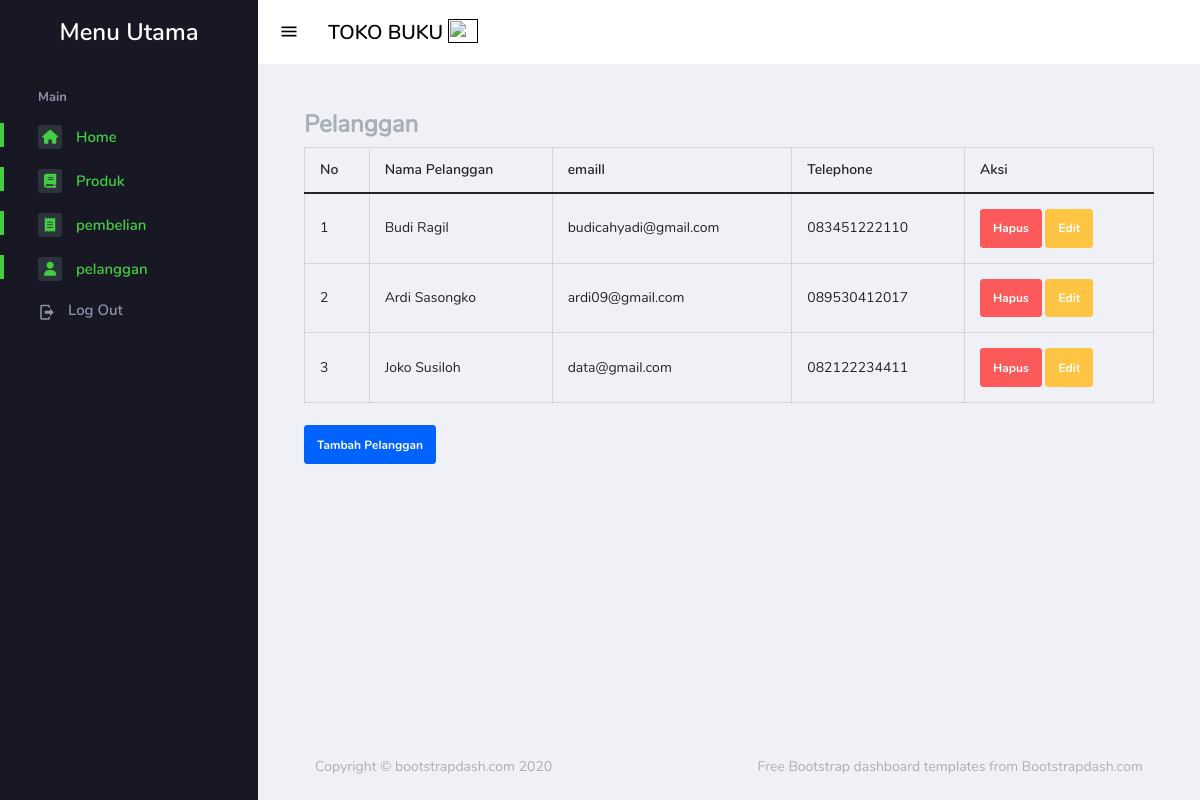
Page /admin/index.php?halaman=pelanggan (signed in) on the committed database.
### tables this page shows
CREATE TABLE `pelanggan` (
  `id_pelanggan` int(11) NOT NULL,
  `email_pelanggan` varchar(100) NOT NULL,
  `password_pelanggan` varchar(50) NOT NULL,
  `nama_pelanggan` varchar(100) NOT NULL,
  `telepon_pelanggan` varchar(25) NOT NULL
);

### admin/pelanggan.php (the view)
<h2>Pelanggan</h2>
<table class="table table-bordered">
	<thead>
		<tr>
			<th>No</th>
			<th>Nama Pelanggan</th>
			<th>emaill</th>
			<th>Telephone</th>
			<th>Aksi</th>
		</tr>
	</thead>
	<tbody>
		<?php $data = $conn-> query("SELECT*FROM pelanggan");?>
		<?php $no=1; ?>
		<?php while($isi= mysqli_fetch_assoc($data)){ ?>
		<tr>
			<td><?php echo $no; ?></td>
			<td><?php echo $isi['nama_pelanggan']; ?></td>
			<td><?php echo $isi['email_pelanggan']; ?></td>
			<td><?php echo $isi['telepon_pelanggan']; ?></td>
			<td>
				<a href="index.php?halaman=hapuspelanggan&id=<?php echo $isi['id_pelanggan']; ?>" class="btn-danger btn">Hapus</a>
				<a href="index.php?halaman=ubahpelanggan&id=<?php echo $isi['id_pelanggan']; ?>" class="btn-warning btn">Edit</a>
			</td>
		</tr>
		<?php $no++;?>
		<?php } ?>
	</tbody>
</table>
<br>
<a href="index.php?halaman=tambahpelanggan" class="btn btn-primary"> Tambah Pelanggan</a>

### rows in the picture
pelanggan: nama_pelanggan "Budi Ragil", email_pelanggan "budicahyadi@gmail.com", telepon_pelanggan "083451222110"
pelanggan: nama_pelanggan "Ardi Sasongko", email_pelanggan "ardi09@gmail.com", telepon_pelanggan "089530412017"
pelanggan: nama_pelanggan "Joko Susiloh", email_pelanggan "data@gmail.com", telepon_pelanggan "082122234411"
